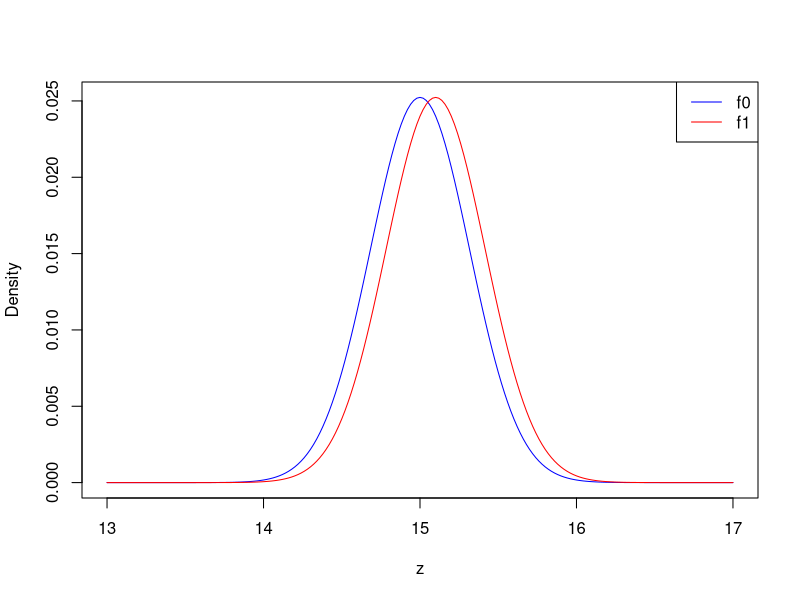

Write the R code that produced this figure.
## ---- chunk 1
knitr::opts_chunk$set(echo = TRUE)
## ---- chunk 2
# Creating Fig 3.3 which shows shifting phenotypes under perfect heritability
distr_shift <- function(variance, initial_mean, a, b) {
  # Output is the magnitude of the shift with f0 being the initial and f1 being the new distribution.
  # z (distribution of genotypes) is 201 different values that lie between 13 and 17 (not very general 
  # as it assumes that initial mean will fall between these values)
  z <- seq(13, 17, length.out = 201)
  # density function of normal distribution 
  f <- 1/(2*sqrt(variance))*exp(-0.5*((z-initial_mean)/(sqrt(variance)))^2) 
  # normalize it, ensuring that values sum to 1
  f0 <- f/sum(f)
  r <- a*(z-b) # r is the additive value of fitness from one generation to the next 
  f1 <- f0*exp(r) # new distribution
  f1 <- f1/sum(f1) # normalize the new distribution
  # plot the initial f0 genotype spread against the f1 genotype spread 
  plot(z, f0, type = "l", col = "blue", xlab = "z", ylab = "Density") 
  lines(z, f1, col = "red")
  legend("topright", legend = c("f0", "f1"), col = c("blue", "red"), lty = 1)
  # new mean is calculated as a weighted sum of values of z b/c they change after next generation
  new_mean <- sum(f1*z)
  shift <- new_mean - initial_mean
  return(list(shift = shift, f0 = f0, f1 = f1, z = z))
}

# Value distribution as indicated in the book
# variance = 0.1, initial_mean = 15, a = 1, b = 15
shift <- distr_shift(0.1, 15, 1, 15)$shift 

